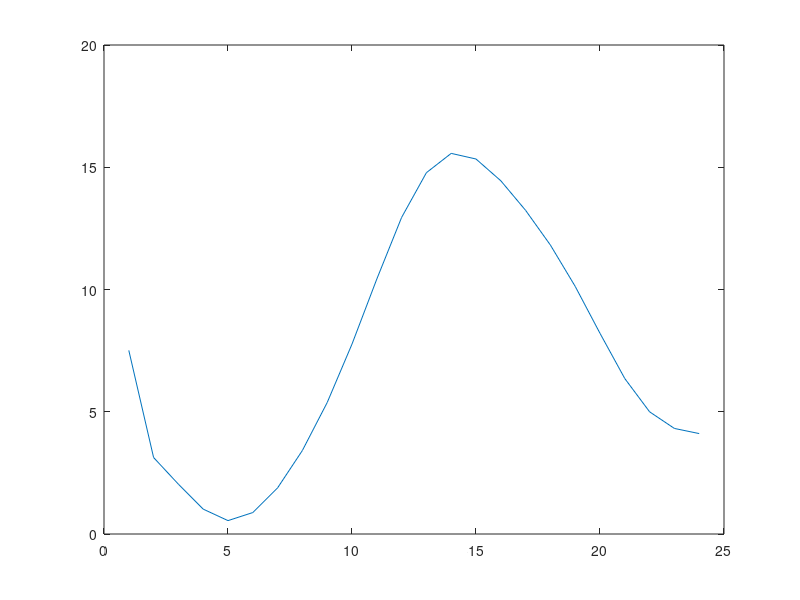

MATLAB code to generate this figure:
%% Display result
function kholi2()
    clc; clear;
    %vectorA()
    %T_hat(1);
    %vectorX();
    Temp()
    A = vectorA();
    B = vectorB();
    A_p = A(1:end,1:end);
    B_p = B(1:end,1);
    X = pinv(A_p)*B_p;
    


end


%% Parameter function
function [Tmax,Tmin,rng,Tavg,N,Data] = par()
    Data =[25.55,24.84,23.75,22.73,22.26,22.59,23.6,25.13,27.09,29.48,32.14,34.66,36.49,37.28,37.05,36.16,34.95,33.53,31.84,29.92,28.07,26.71,26.03,25.82];
    %Temp_Data2 = [25.75, 25.07, 24.03, 23.05, 22.61, 22.91, 23.89, 25.35, 27.22, 29.5,32.04, 34.45,36.2,36.95, 36.74, 35.89, 34.73, 33.37, 31.76, 29.92, 28.15, 26.85, 26.21, 26.01];
    %Temp2 = [24.28,23.57,22.475,21.445,20.98,21.3,22.325,23.86,25.83,28.225,30.895,33.43,35.27,36.06,35.835,34.94,33.725,32.295,30.6,28.665,26.805,25.44,24.765,24.555];
    %Data = [31.21,30.59,29.63,28.73,28.33,28.61,29.5,30.85,32.56,34.66,36.99,39.2,40.81,41.5,41.31,40.53,39.46,38.22,36.73,35.04,33.42,32.23,31.64,31.45];
    Tmax = max(Data);
    Tmin = min(Data);
    Tavg = mean(Data);
    rng = max(Data)-min(Data);
    %rng = 14.12;
    N = 12;
end
%% vector A
function A = vectorA()
    N = 12; % Maximum number of harmonics
    T = 24;
    N0 = 12;
    %[N,N0,M] = var();
    A = zeros(28,28);
    sum_s = 0;
    sum_c = 0;
    sum_sc = 0;
    ao = 1;
    aa = 1;
    Hmax = 1;
    Hmin = 1;
    %rng = 5;
  %row 1-12, col 1-24

      
    for n1=1:N   
        for t1=1:T
            sum_s = 2*sin(n1*pi*t1/12);
            sum_c = 2*cos(n1*pi*t1/12);
            %A(1,1) = A(1,1) +( 2* aa);
            if n1<=1
                A(1,1) = A(1,1) +( 2* aa);
            end
            A(1,n1+1) = A(1,n1+1) + sum_s;
            A(1,13+n1) = A(1,13+n1) + sum_c;
            sum_s = 0;
            sum_c = 0;
        end



    end
%end



%for nd=1:NofD     
    for x = 1:12
        for n=1:N   
            for t=1:T
                sum_s = sin(n*pi*t/12)*(2*sin(x*pi*t/12));
                sum_c = cos(n*pi*t/12)*(2*sin(x*pi*t/12));
                A(x+1,1) = A(x+1,1)+ (ao * (2*sin(x*pi*t/12)));
                A(x+1,n+1) = A(x+1,n+1) + sum_s;
                A(x+1,13+n) = A(x+1,13+n) + sum_c;
                sum_s = 0;
                sum_c = 0;
            end



        end
    end


    for x3 = 1:12
        for n3=1:N   
            for t3=1:T
                sum_s = sin(n3*pi*t3/12)*(2*cos(x3*pi*t3/12));
                sum_c = cos(n3*pi*t3/12)*(2*cos(x3*pi*t3/12));
                A(x3+13,1) = A(x3+13,1)+ (ao * (2*cos(x3*pi*t3/12)));
                A(x3+13,n3+1) = A(x3+13,n3+1) + sum_s;
                A(x3+13,13+n3) = A(x3+13,13+n3) + sum_c;
                sum_s = 0;
                sum_c = 0;
            end



        end
    end


    % lamda1,lamda2,lamda3 (equation 1)
    A(1,N*2+2) = -1;
    A(1,N*2+3) = 1;
    A(1,N*2+4) = 24/23;
    
    for n4=1:N
       % sin (eqn 2-13)
       A(n4+1,N*2+2) = -1*sin(n4*pi*Hmax/12); 
       A(n4+1,N*2+3) =  1*sin(n4*pi*Hmin/12);
       %cos (eqn 14-25)
       A(n4+13,N*2+2) = -1*cos(n4*pi*Hmax/12); 
       A(n4+13,N*2+3) =  1*cos(n4*pi*Hmin/12);
       for t4=1:T
           % sin (eqn 2-13) %lamda 3
           A(n4+1,N*2+4)= A(n4+1,N*2+4)+ (1/23)*sin(n4*pi*t4/12);
           % sin (eqn 2-13)
           A(n4+13,N*2+4)= A(n4+13,N*2+4)+ (1/23)*cos(n4*pi*t4/12);
       end
    end
    
    
    % (equation 26-28, lamdas 1-3)
    A(N*2+2:end,N*2+2) = 0;
    A(N*2+2:end,N*2+3) = 0;
    A(N*2+2:end,N*2+4) = 0;
    
    % (equation 26-28, a0)
    A(N*2+2,1) = 1;
    A(N*2+3,1) = 1;
    A(N*2+4,1) = 24/23;
    
    % aN & bN
    for n5=1:N
        %eqn 26
        A(N*2+2,n5+1) = 1*sin(n5*pi*Hmax/12);
        A(N*2+2,n5+13) = 1*cos(n5*pi*Hmax/12);
        %eqn 27
        A(N*2+3,n5+1) = 1*sin(n5*pi*Hmin/12);
        A(N*2+3,n5+13) = 1*cos(n5*pi*Hmin/12);
        for t5=1:T
           % sin (eqn 27)
           A(N*2+4,n5+1)= A(N*2+4,n5+1) + (1/23)*sin(n5*pi*t5/12);
           % sin (eqn 27)
           A(N*2+4,n5+13)= A(N*2+4,n5+13) + (1/23)*cos(n5*pi*t5/12);
       end
    end
    A_adj = A([1:12,14:end],[1:12,14:end]);
    size(A_adj);
    %A;

end

%% vector B
function B = vectorB()  
    B =zeros(28,1);
    [Tmax,Tmin,rng,Tavg,N,Temp_Data] = par();
    T = 24;
    M =12;%(N before)
    %rng = Tmax - Tmin;
    std_sum = 0;
    sum_s = 0;
    sum_c = 0;
    
    for t=1:T
        %B(1,1) = B(1,1) + 2*Jan(t); 
        B(1,1) = B(1,1) + Temp_Data(t); 
    end
    B(1,1) = 2 * B(1,1);
    
    for n=1:M
        for t=1:T
            sum_s = sum_s + (sin(n*pi*t/12))*Temp_Data(t);
            sum_c = sum_c + (cos(n*pi*t/12))*Temp_Data(t); 
        end
        B(n+1,1) = 2*sum_s;   
        B(n+13,1) = 2* sum_c;
        sum_s = 0;
        sum_c = 0;
        
    end
    
    % eqn 26
    B(M*2+2,1) = rng;
    %eqn 27
    B(M*2+3,1) = 0;
   
    for t2=1:T
        %std_sum = std_sum + (Tmax -Temp_Data(t2));
        std_sum = std_sum + ((Tavg + rng/2) -Temp_Data(t2));
    end
    
    std = std_sum/23;
    
    %eqn 28
    B(M*2+4,1) = (24/23*rng)-std;
    B;
    B_adj = B([1:12,14:end],1);
end

%%
function [ao,an,bn] = vectorX()
    [Tmax,Tmin,rng,Tavg,N,Temp_Data] = par();
    %N = 4;
    A = vectorA();
    B = vectorB();
    X = pinv(A)* B;
    ao = X(1,1);
    %an = X(2:13,1).';
    %bn = X(14:25,1).';
    an = X(2:N+1,1).';
    bn = X(14:13+N,1).';
end

%% Predict

function Temp()
    [ao,an,bn] = vectorX();
    [Tmax,Tmin,rng,Tavg,N,Temp_Data] = par();
    t = 2;
    %N = 12;
    T = 24;
    sum_an = 0;
    sum_bn = 0;
    sum_s = 0;
    sum_c = 0;
    sum_sigma_avg =0;
    total_sigma_avg = 0;
    sum_dt = 0;
    %rng = Tmax - Tmin;
    sum_temp =0;
    dt = zeros(1,24);
    time = [1,2,3,4,5,6,7,8,9,10,11,12,13,14,15,16,17,18,19,20,21,22,23,24];
    predict_temp = zeros(1,24);
    for n=1:N
        sum_an = sum_an + an(n)*sin(n*pi*t/12);
        sum_bn = sum_bn + bn(n)*cos(n*pi*t/12);
    end
    
    Dt = ao + sum_an + sum_bn;
    Tt =  Tmin + Dt;
    
    for t=1:T
        for n=1:N
            sum_s = sum_s + an(n)*sin(n*pi*t/12);
            sum_c = sum_c + bn(n)*cos(n*pi*t/12);
        end
        sum_sigma_avg = sum_sigma_avg + rng -(ao + sum_s + sum_c);
        total_sigma_avg = total_sigma_avg + rng -(ao + sum_s + sum_c);
        sum_dt = sum_dt + ao + sum_s + sum_c;
        dt(1,t) = dt(1,t) + ao + sum_s + sum_c;
        %predict_temp(1,t)  =  predict_temp(1,t) + Tmax - sum_sigma_avg;
        predict_temp(1,t)  =  predict_temp(1,t) + (Tavg + rng/2) - sum_sigma_avg
        sum_s = 0;
        sum_c = 0;
        sum_sigma_avg = 0;
    end
    total_sigma_avg/23;
    predict_temp
    plot(time,dt)
    
%     for t1 = 1:24
%         n = 1;
%         sum_temp = sum_temp + (35.17 - Temp_Data(t1));
%     end
%     sum_temp/23;
    
end
    
    

